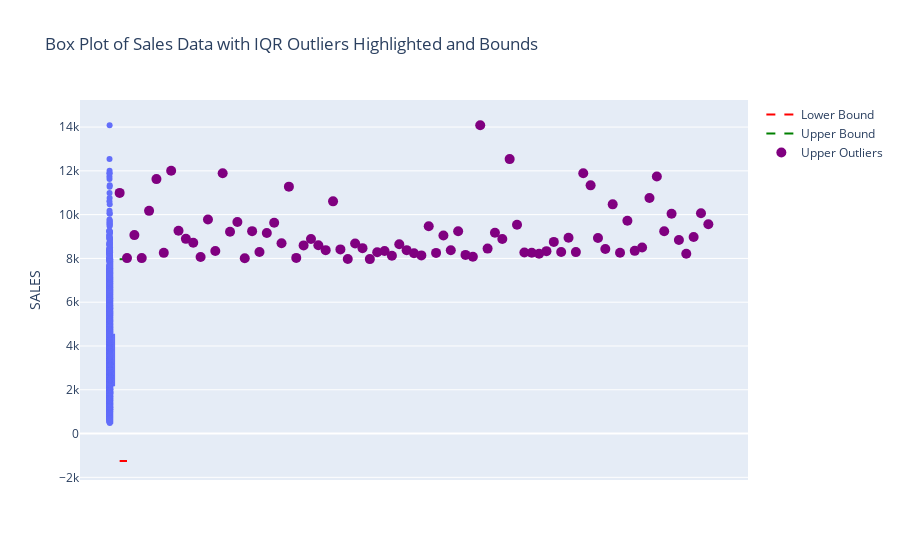

Notebook code for this chart:
### Code cell
# Plotting IQR with outliers highlighted and lower and upper bounds
fig_iqr_outliers_bounds = px.box(df, y='SALES', points='all', title='Box Plot of Sales Data with IQR Outliers Highlighted and Bounds')
fig_iqr_outliers_bounds.add_scatter(y=[lower_bound, lower_bound], mode='lines', name='Lower Bound', line=dict(color='red', dash='dash'))
fig_iqr_outliers_bounds.add_scatter(y=[upper_bound, upper_bound], mode='lines', name='Upper Bound', line=dict(color='green', dash='dash'))
fig_iqr_outliers_bounds.add_scatter(y=df['SALES'][df['SALES'] < lower_bound], mode='markers', name='Lower Outliers', marker=dict(color='orange', size=10))
fig_iqr_outliers_bounds.add_scatter(y=df['SALES'][df['SALES'] > upper_bound], mode='markers', name='Upper Outliers', marker=dict(color='purple', size=10))
fig_iqr_outliers_bounds.show()

### Figure 1 — Plotly figure (JSON) as saved in the notebook; plotly's stock layout.template omitted (floating-point values rounded to 4 significant figures; data arrays with more than 128 entries replaced by an {"elided": "..."} marker saying what was removed)
{"data": [{"alignmentgroup": "True", "boxpoints": "all", "hovertemplate": "SALES=%{y}<extra></extra>", "legendgroup": "", "marker": {"color": "#636efa"}, "name": "", "notched": false, "offsetgroup": "", "orientation": "v", "showlegend": false, "type": "box", "x0": " ", "xaxis": "x", "y": {"elided": "2823 float values"}, "y0": " ", "yaxis": "y"}, {"line": {"color": "red", "dash": "dash"}, "mode": "lines", "name": "Lower Bound", "type": "scatter", "y": [-1253.0, -1253.0]}, {"line": {"color": "green", "dash": "dash"}, "mode": "lines", "name": "Upper Bound", "type": "scatter", "y": [7965.0, 7965.0]}, {"marker": {"color": "orange", "size": 10}, "mode": "markers", "name": "Lower Outliers", "type": "scatter", "y": []}, {"marker": {"color": "purple", "size": 10}, "mode": "markers", "name": "Upper Outliers", "type": "scatter", "y": [10990.0, 8015.0, 9065.0, 8015.0, 10170.0, 11620.0, 8255.0, 12001, 9265.0, 8893.0, 8715.0, 8066.0, 9774.0, 8337.0, 11890.0, 9218.0, 9661.0, 8009.0, 9246.0, 8296.0, 9160.0, 9631, 8690.0, 11280.0, 8023.0, 8595.0, 8888.0, 8603.0, 8379.0, 10610.0, 8412.0, 7975.0, 8678.0, 8470.0, 7969.0, 8284, 8340.0, 8119.0, 8649.0, 8379.0, 8237.0, 8139.0, 9471.0, 8253, 9048.0, 8375.0, 9240.0, 8160.0, 8078.0, 14080.0, 8449.0, 9169, 8885.0, 12540.0, 9534.0, 8272.0, 8257, 8209.0, 8332.0, 8755.0, 8291.0, 8941.0, 8289.0, 11890.0, 11340.0, 8936.0, 8427.0, 10470.0, 8258, 9720, 8345.0, 8498, 10758, 11740.0, 9240, 10040.0, 8844.0, 8209.0, 8977.0, 10070.0, 9559.0]}], "layout": {"boxmode": "group", "legend": {"tracegroupgap": 0}, "title": {"text": "Box Plot of Sales Data with IQR Outliers Highlighted and Bounds"}, "xaxis": {"anchor": "y", "domain": [0, 1]}, "yaxis": {"anchor": "x", "domain": [0, 1], "title": {"text": "SALES"}}}}
